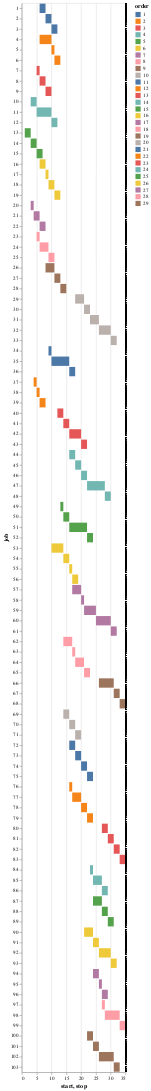

Notebook source saved alongside this figure:
### Code cell
starts = state_at_time_t(starts_T, 35)
finishes = state_at_time_t(finish_T, 35)
O = newdata.Order
create_dynamic_gantt_chart(starts, finishes, I, O, 35)

### Figure 1 — Vega specification as saved in the notebook (floating-point values rounded to 4 significant figures)
{"$schema": "https://vega.github.io/schema/vega/v5.json", "axes": [{"aria": false, "domain": false, "grid": true, "gridScale": "y", "labels": false, "maxExtent": 0, "minExtent": 0, "orient": "bottom", "scale": "x", "tickCount": {"signal": "ceil(width/40)"}, "ticks": false, "zindex": 0}, {"grid": false, "labelFlush": true, "labelOverlap": true, "orient": "bottom", "scale": "x", "tickCount": {"signal": "ceil(width/40)"}, "title": "start, stop", "zindex": 0}, {"grid": false, "orient": "left", "scale": "y", "title": "job", "zindex": 0}], "background": "white", "data": [{"name": "source_0", "values": [{"job": 1, "order": 1, "start": 6, "stop": 8}, {"job": 2, "order": 1, "start": 8, "stop": 10}, {"job": 3, "order": 1, "start": 10, "stop": 12}, {"job": 4, "order": 2, "start": 6, "stop": 10}, {"job": 5, "order": 2, "start": 10, "stop": 11}, {"job": 6, "order": 2, "start": 11, "stop": 13}, {"job": 7, "order": 3, "start": 5, "stop": 6}, {"job": 8, "order": 3, "start": 6, "stop": 8}, {"job": 9, "order": 3, "start": 8, "stop": 10}, {"job": 10, "order": 4, "start": 3, "stop": 5}, {"job": 11, "order": 4, "start": 5, "stop": 10}, {"job": 12, "order": 4, "start": 10, "stop": 12}, {"job": 13, "order": 5, "start": 1, "stop": 3}, {"job": 14, "order": 5, "start": 3, "stop": 5}, {"job": 15, "order": 5, "start": 5, "stop": 7}, {"job": 16, "order": 6, "start": 6, "stop": 8}, {"job": 17, "order": 6, "start": 8, "stop": 9}, {"job": 18, "order": 6, "start": 9, "stop": 11}, {"job": 19, "order": 6, "start": 11, "stop": 13}, {"job": 20, "order": 7, "start": 3, "stop": 4}, {"job": 21, "order": 7, "start": 4, "stop": 6}, {"job": 22, "order": 7, "start": 6, "stop": 8}, {"job": 23, "order": 8, "start": 5, "stop": 6}, {"job": 24, "order": 8, "start": 6, "stop": 9}, {"job": 25, "order": 8, "start": 9, "stop": 11}, {"job": 26, "order": 9, "start": 8, "stop": 11}, {"job": 27, "order": 9, "start": 11, "stop": 13}, {"job": 28, "order": 9, "start": 13, "stop": 15}, {"job": 29, "order": 10, "start": 18, "stop": 21}, {"job": 30, "order": 10, "start": 21, "stop": 23}, {"job": 31, "order": 10, "start": 23, "stop": 26}, {"job": 32, "order": 10, "start": 26, "stop": 30}, {"job": 33, "order": 10, "start": 30, "stop": 32}, {"job": 34, "order": 11, "start": 9, "stop": 10}, {"job": 35, "order": 11, "start": 10, "stop": 16}, {"job": 36, "order": 11, "start": 16, "stop": 18}, {"job": 37, "order": 12, "start": 4, "stop": 5}, {"job": 38, "order": 12, "start": 5, "stop": 6}, {"job": 39, "order": 12, "start": 6, "stop": 8}, {"job": 40, "order": 13, "start": 12, "stop": 14}, {"job": 41, "order": 13, "start": 14, "stop": 16}, {"job": 42, "order": 13, "start": 16, "stop": 20}, {"job": 43, "order": 13, "start": 20, "stop": 22}, {"job": 44, "order": 14, "start": 16, "stop": 18}, {"job": 45, "order": 14, "start": 18, "stop": 20}, {"job": 46, "order": 14, "start": 20, "stop": 22}, {"job": 47, "order": 14, "start": 22, "stop": 28}, {"job": 48, "order": 14, "start": 28, "stop": 30}, {"job": 49, "order": 15, "start": 13, "stop": 14}, {"job": 50, "order": 15, "start": 14, "stop": 16}, {"job": 51, "order": 15, "start": 16, "stop": 22}, {"job": 52, "order": 15, "start": 22, "stop": 24}, {"job": 53, "order": 16, "start": 10, "stop": 14}, {"job": 54, "order": 16, "start": 14, "stop": 16}, {"job": 55, "order": 16, "start": 16, "stop": 17}, {"job": 56, "order": 16, "start": 17, "stop": 19}, {"job": 57, "order": 17, "start": 17, "stop": 20}, {"job": 58, "order": 17, "start": 20, "stop": 21}, {"job": 59, "order": 17, "start": 21, "stop": 25}, {"job": 60, "order": 17, "start": 25, "stop": 30}, {"job": 61, "order": 17, "start": 30, "stop": 32}, {"job": 62, "order": 18, "start": 14, "stop": 17}, {"job": 63, "order": 18, "start": 17, "stop": 18}, {"job": 64, "order": 18, "start": 18, "stop": 21}, {"job": 65, "order": 18, "start": 21, "stop": 23}, {"job": 66, "order": 19, "start": 26, "stop": 31}, {"job": 67, "order": 19, "start": 31, "stop": 33}, {"job": 68, "order": 19, "start": 33, "stop": 35}, {"job": 69, "order": 20, "start": 14, "stop": 16}, {"job": 70, "order": 20, "start": 16, "stop": 18}, {"job": 71, "order": 20, "start": 18, "stop": 20}, {"job": 72, "order": 21, "start": 16, "stop": 18}, {"job": 73, "order": 21, "start": 18, "stop": 20}, {"job": 74, "order": 21, "start": 20, "stop": 22}, {"job": 75, "order": 21, "start": 22, "stop": 24}, {"job": 76, "order": 22, "start": 16, "stop": 17}, {"job": 77, "order": 22, "start": 17, "stop": 20}, {"job": 78, "order": 22, "start": 20, "stop": 22}, {"job": 79, "order": 22, "start": 22, "stop": 24}, {"job": 80, "order": 23, "start": 27, "stop": 29}, {"job": 81, "order": 23, "start": 29, "stop": 31}, {"job": 82, "order": 23, "start": 31, "stop": 33}, {"job": 83, "order": 23, "start": 33, "stop": 35}, {"job": 84, "order": 24, "start": 23, "stop": 24}, {"job": 85, "order": 24, "start": 24, "stop": 27}, {"job": 86, "order": 24, "start": 27, "stop": 29}, {"job": 87, "order": 25, "start": 24, "stop": 27}, {"job": 88, "order": 25, "start": 27, "stop": 29}, {"job": 89, "order": 25, "start": 29, "stop": 31}, {"job": 90, "order": 26, "start": 21, "stop": 24}, {"job": 91, "order": 26, "start": 24, "stop": 26}, {"job": 92, "order": 26, "start": 26, "stop": 30}, {"job": 93, "order": 26, "start": 30, "stop": 32}, {"job": 94, "order": 27, "start": 24, "stop": 26}, {"job": 95, "order": 27, "start": 26, "stop": 27}, {"job": 96, "order": 27, "start": 27, "stop": 29}, {"job": 97, "order": 28, "start": 27, "stop": 28}, {"job": 98, "order": 28, "start": 28, "stop": 33}, {"job": 99, "order": 28, "start": 33, "stop": 35}, {"job": 100, "order": 29, "start": 22, "stop": 24}, {"job": 101, "order": 29, "start": 24, "stop": 26}, {"job": 102, "order": 29, "start": 26, "stop": 31}, {"job": 103, "order": 29, "start": 31, "stop": 33}]}, {"name": "data_0", "source": "source_0", "transform": [{"expr": "isValid(datum[\"start\"]) && isFinite(+datum[\"start\"])", "type": "filter"}]}], "legends": [{"fill": "color", "symbolType": "square", "title": "order"}], "marks": [{"encode": {"update": {"ariaRoleDescription": {"value": "bar"}, "description": {"signal": "\"start: \" + (format(datum[\"start\"], \"\")) + \"; job: \" + (isValid(datum[\"job\"]) ? datum[\"job\"] : \"\"+datum[\"job\"]) + \"; stop: \" + (format(datum[\"stop\"], \"\")) + \"; order: \" + (isValid(datum[\"order\"]) ? datum[\"order\"] : \"\"+datum[\"order\"])"}, "fill": {"field": "order", "scale": "color"}, "height": {"signal": "max(0.25, bandwidth('y'))"}, "x": {"field": "start", "scale": "x"}, "x2": {"field": "stop", "scale": "x"}, "y": {"field": "job", "scale": "y"}}}, "from": {"data": "data_0"}, "name": "layer_0_marks", "style": ["bar"], "type": "rect"}, {"encode": {"update": {"stroke": {"value": "black"}, "strokeDash": {"value": [2, 2]}, "strokeWidth": {"value": 2}, "x": {"scale": "x", "value": 35}, "y": {"value": 0}, "y2": {"field": {"group": "height"}}}}, "from": {"data": "source_0"}, "name": "layer_1_marks", "style": ["rule"], "type": "rule"}], "padding": 5, "scales": [{"domain": {"fields": [{"data": "data_0", "field": "start"}, {"data": "data_0", "field": "stop"}, [35]]}, "name": "x", "nice": true, "range": [0, {"signal": "width"}], "type": "linear", "zero": true}, {"domain": {"data": "data_0", "field": "job", "sort": true}, "name": "y", "paddingInner": 0.1, "paddingOuter": 0.05, "range": {"step": {"signal": "y_step"}}, "type": "band"}, {"domain": {"data": "data_0", "field": "order", "sort": true}, "name": "color", "range": "category", "type": "ordinal"}], "signals": [{"name": "y_step", "value": 20}, {"name": "height", "update": "bandspace(domain('y').length, 0.1, 0.05) * y_step"}], "style": "cell", "width": 200}
